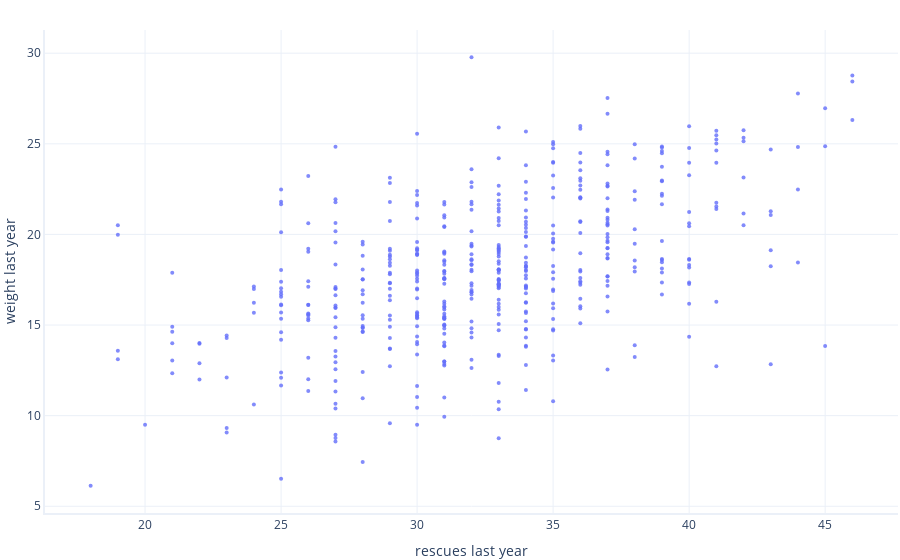

The notebook cell this image was saved under:
### Markdown cell above
The code above trains one model for each ratio, using the corresponding _train_ set for that ratio. It then calculates the MSE (Mean Squared Error) for each model, using its corresponding _test_ set.

The results seem mixed. The `80:20` ratio was best, but there is no clear pattern as to whether growing or shrinking the training set is helpful.

Two things are influencing our results. Firstly, the larger the _test_ set, the more we can trust the test results. Secondly, models usually will train better with larger training sets. 

These influences are at odds with one another, and how influential they're is exaggerated here because our dataset it very small. In this particular situation it's hard to assess whether the `60:40` split is truly better than the `70:30` split, for example. This is because the `70:30 split` might just give the appearance of being worse because it was tested against a less-representative (smaller) test set.

## Model evaluation

Let's take a look now what happens when these models are used against a much larger dataset that it was not trained or tested on. This can happen in the real world because we choose to hold-back data in the beginning, or simply because we collect data after training our model. In our current scenario, this is new data given to us by our avalanche-rescue charity's European arm.

### Code cell
import statsmodels.formula.api as smf
from sklearn.metrics import mean_squared_error as mse

# Load some dog statistics from our charity's European arm
swiss_data = pandas.read_csv("dog-training-switzerland.csv", delimiter="\t")

# Show show information about the data
print(f"The Swiss dataset contains {swiss_data.shape[0]} samples")
graphing.scatter_2D(swiss_data, 'rescues_last_year', 'weight_last_year')

### Figure 1 — Plotly figure (JSON) as saved in the notebook; plotly's stock layout.template omitted (floating-point values rounded to 4 significant figures; data arrays with more than 128 entries replaced by an {"elided": "..."} marker saying what was removed)
{"data": [{"hovertemplate": "rescues last year=%{x}<br>weight last year=%{y}<extra></extra>", "legendgroup": "", "marker": {"color": "#636efa", "size": 4, "symbol": "circle"}, "mode": "markers", "name": "", "orientation": "v", "showlegend": false, "type": "scatter", "x": {"elided": "500 int values"}, "xaxis": "x", "y": {"elided": "500 float values"}, "yaxis": "y"}], "layout": {"legend": {"tracegroupgap": 0}, "xaxis": {"anchor": "y", "domain": [0, 1], "title": {"text": "rescues last year"}}, "yaxis": {"anchor": "x", "domain": [0, 1], "title": {"text": "weight last year"}}}}
